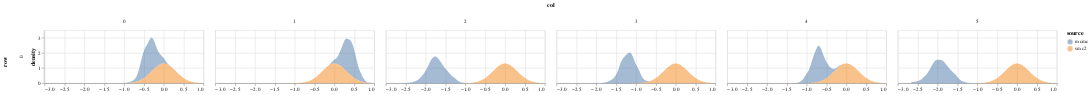

The notebook cell this image was saved under:
### Code cell
param = 'alpha'
df = get_post_df(ps_mcmc[param]) 
df['source'] = 'mcmc'


df3 = get_post_df(ps_smc2[param]) 
df3['source'] = 'smc2'

plot_density(pd.concat([df, df3]), height=100)

### Figure 1 — Vega-Lite specification as saved in the notebook (floating-point values rounded to 4 significant figures; data arrays with more than 128 entries replaced by an {"elided": "..."} marker saying what was removed)
{"config": {"view": {"continuousWidth": 400, "continuousHeight": 300}}, "data": {"name": "data-bd28de7a5a1fb5cf836055efb51811c0"}, "mark": {"type": "area", "opacity": 0.5}, "encoding": {"color": {"type": "nominal", "field": "source"}, "column": {"type": "quantitative", "field": "col"}, "row": {"type": "quantitative", "field": "row"}, "x": {"type": "quantitative", "field": "value", "title": null}, "y": {"type": "quantitative", "field": "density"}}, "height": 100, "resolve": {"scale": {"x": "independent"}}, "transform": [{"fold": ["value"]}, {"density": "value", "groupby": ["cn", "row", "col", "source"]}], "width": 300, "$schema": "https://vega.github.io/schema/vega-lite/v4.8.1.json", "datasets": {"data-bd28de7a5a1fb5cf836055efb51811c0": {"elided": "9000 records"}}}
